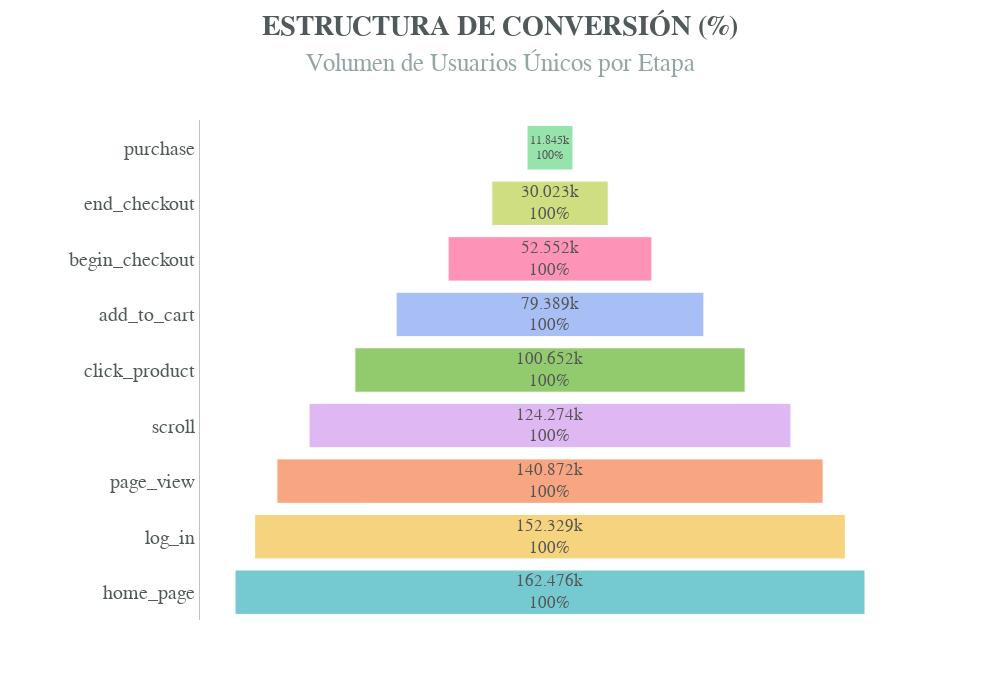

Notebook code cell kept with this figure:
### Code cell
import plotly.express as px

# 1. Datos agrupados
funnel_order = ['home_page', 'log_in', 'page_view', 'scroll', 'click_product', 
                'add_to_cart', 'begin_checkout', 'end_checkout', 'purchase']

funnel_data = df_final.groupby('event_name')['user_id'].nunique().reset_index()
funnel_data['event_name'] = pd.Categorical(funnel_data['event_name'], categories=funnel_order, ordered=True)
funnel_data = funnel_data.sort_values('event_name')

# 2. Creación con paleta Aesthetic
fig = px.funnel(
    funnel_data, 
    x='user_id', 
    y='event_name',
    color='event_name',
    color_discrete_sequence=px.colors.qualitative.Pastel
)

# 3. Ajustes de Estilo y Eliminación de Negativos
fig.update_traces(
    textposition='inside',
    textinfo='value+percent initial',
    marker_line_width=1,
    marker_line_color='white',
    opacity=0.9
)

fig.update_layout(
    title={
        'text': "<b>ESTRUCTURA DE CONVERSIÓN (%)</b><br><span style='font-size:25px; color:#95a5a6;'>Volumen de Usuarios Únicos por Etapa</span>",
        'y': 0.95, 'x': 0.5, 'xanchor': 'center', 'yanchor': 'top'
    },
    paper_bgcolor='#FFFFFF', 
    plot_bgcolor='#FFFFFF',
    font=dict(family="Arial, sans-serif", size=20, color="#515A5A"),
    showlegend=False,
    width=1000,
    height=700,
    margin=dict(l=200, r=100, t=120, b=80)
)

# --- SOLUCIÓN AL EJE X ---
fig.update_xaxes(
    showgrid=True, 
    gridcolor='#F0F0F0', 
    showline=True,
    linecolor='#DCDCDC',
    # Quitamos los números (ticklabels) para evitar los negativos
    showticklabels=False, 
    # Mantenemos el título para dar contexto
    title="Distribución de Volumen Total",
    title_font=dict(size=11, color='#BDC3C7'),
    zeroline=False # Quitamos la línea del cero central para máxima limpieza
)

fig.update_yaxes(
    showline=True,
    linecolor='#BDC3C7',
    linewidth=1,
    title=None
)

fig.show()

### Figure 1 — Plotly figure (JSON) as saved in the notebook; plotly's stock layout.template omitted (floating-point values rounded to 4 significant figures)
{"data": [{"hovertemplate": "event_name=%{y}<br>user_id=%{x}<extra></extra>", "legendgroup": "home_page", "marker": {"color": "rgb(102, 197, 204)", "line": {"color": "white", "width": 1}}, "name": "home_page", "opacity": 0.9, "orientation": "h", "showlegend": true, "textinfo": "value+percent initial", "textposition": "inside", "type": "funnel", "x": [162476], "xaxis": "x", "y": ["home_page"], "yaxis": "y"}, {"hovertemplate": "event_name=%{y}<br>user_id=%{x}<extra></extra>", "legendgroup": "log_in", "marker": {"color": "rgb(246, 207, 113)", "line": {"color": "white", "width": 1}}, "name": "log_in", "opacity": 0.9, "orientation": "h", "showlegend": true, "textinfo": "value+percent initial", "textposition": "inside", "type": "funnel", "x": [152329], "xaxis": "x", "y": ["log_in"], "yaxis": "y"}, {"hovertemplate": "event_name=%{y}<br>user_id=%{x}<extra></extra>", "legendgroup": "page_view", "marker": {"color": "rgb(248, 156, 116)", "line": {"color": "white", "width": 1}}, "name": "page_view", "opacity": 0.9, "orientation": "h", "showlegend": true, "textinfo": "value+percent initial", "textposition": "inside", "type": "funnel", "x": [140872], "xaxis": "x", "y": ["page_view"], "yaxis": "y"}, {"hovertemplate": "event_name=%{y}<br>user_id=%{x}<extra></extra>", "legendgroup": "scroll", "marker": {"color": "rgb(220, 176, 242)", "line": {"color": "white", "width": 1}}, "name": "scroll", "opacity": 0.9, "orientation": "h", "showlegend": true, "textinfo": "value+percent initial", "textposition": "inside", "type": "funnel", "x": [124274], "xaxis": "x", "y": ["scroll"], "yaxis": "y"}, {"hovertemplate": "event_name=%{y}<br>user_id=%{x}<extra></extra>", "legendgroup": "click_product", "marker": {"color": "rgb(135, 197, 95)", "line": {"color": "white", "width": 1}}, "name": "click_product", "opacity": 0.9, "orientation": "h", "showlegend": true, "textinfo": "value+percent initial", "textposition": "inside", "type": "funnel", "x": [100652], "xaxis": "x", "y": ["click_product"], "yaxis": "y"}, {"hovertemplate": "event_name=%{y}<br>user_id=%{x}<extra></extra>", "legendgroup": "add_to_cart", "marker": {"color": "rgb(158, 185, 243)", "line": {"color": "white", "width": 1}}, "name": "add_to_cart", "opacity": 0.9, "orientation": "h", "showlegend": true, "textinfo": "value+percent initial", "textposition": "inside", "type": "funnel", "x": [79389], "xaxis": "x", "y": ["add_to_cart"], "yaxis": "y"}, {"hovertemplate": "event_name=%{y}<br>user_id=%{x}<extra></extra>", "legendgroup": "begin_checkout", "marker": {"color": "rgb(254, 136, 177)", "line": {"color": "white", "width": 1}}, "name": "begin_checkout", "opacity": 0.9, "orientation": "h", "showlegend": true, "textinfo": "value+percent initial", "textposition": "inside", "type": "funnel", "x": [52552], "xaxis": "x", "y": ["begin_checkout"], "yaxis": "y"}, {"hovertemplate": "event_name=%{y}<br>user_id=%{x}<extra></extra>", "legendgroup": "end_checkout", "marker": {"color": "rgb(201, 219, 116)", "line": {"color": "white", "width": 1}}, "name": "end_checkout", "opacity": 0.9, "orientation": "h", "showlegend": true, "textinfo": "value+percent initial", "textposition": "inside", "type": "funnel", "x": [30023], "xaxis": "x", "y": ["end_checkout"], "yaxis": "y"}, {"hovertemplate": "event_name=%{y}<br>user_id=%{x}<extra></extra>", "legendgroup": "purchase", "marker": {"color": "rgb(139, 224, 164)", "line": {"color": "white", "width": 1}}, "name": "purchase", "opacity": 0.9, "orientation": "h", "showlegend": true, "textinfo": "value+percent initial", "textposition": "inside", "type": "funnel", "x": [11845], "xaxis": "x", "y": ["purchase"], "yaxis": "y"}], "layout": {"font": {"color": "#515A5A", "family": "Arial, sans-serif", "size": 20}, "height": 700, "legend": {"title": {"text": "event_name"}, "tracegroupgap": 0}, "margin": {"b": 80, "l": 200, "r": 100, "t": 120}, "paper_bgcolor": "#FFFFFF", "plot_bgcolor": "#FFFFFF", "showlegend": false, "title": {"text": "<b>ESTRUCTURA DE CONVERSIÓN (%)</b><br><span style='font-size:25px; color:#95a5a6;'>Volumen de Usuarios Únicos por Etapa</span>", "x": 0.5, "xanchor": "center", "y": 0.95, "yanchor": "top"}, "width": 1000, "xaxis": {"anchor": "y", "domain": [0, 1], "gridcolor": "#F0F0F0", "linecolor": "#DCDCDC", "showgrid": true, "showline": true, "showticklabels": false, "title": {"font": {"color": "#BDC3C7", "size": 11}, "text": "Distribución de Volumen Total"}, "zeroline": false}, "yaxis": {"anchor": "x", "categoryarray": ["purchase", "end_checkout", "begin_checkout", "add_to_cart", "click_product", "scroll", "page_view", "log_in", "home_page"], "categoryorder": "array", "domain": [0, 1], "linecolor": "#BDC3C7", "linewidth": 1, "showline": true, "title": {}}}}
